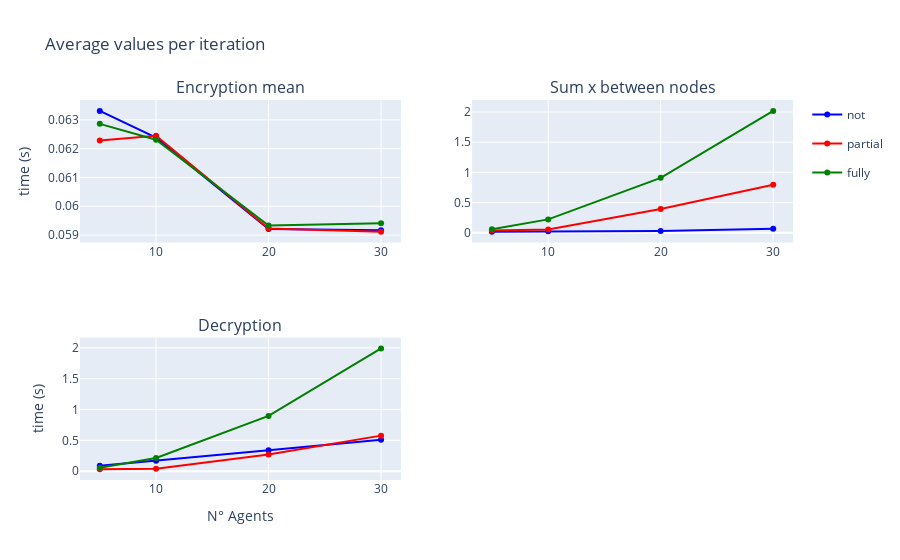

This figure's notebook cell:
### Markdown cell above
### Components - Average time per iteration

### Code cell
fig = make_subplots(rows=2, cols=2, subplot_titles=("Encryption mean", "Sum x between nodes", "Decryption"))
fig.add_trace(go.Scatter(x=to_plot_enc_mean.index, y=to_plot_enc_mean['not'], name='not', legendgroup='not', line=dict(color='blue')), row=1, col=1)
fig.add_trace(go.Scatter(x=to_plot_enc_mean.index, y=to_plot_enc_mean['partial'], name = 'partial', legendgroup='partial', line=dict(color='red')), row=1, col=1)
fig.add_trace(go.Scatter(x=to_plot_enc_mean.index, y=to_plot_enc_mean['fully'], name='fully', legendgroup='fully', line=dict(color='green')), row=1, col=1)

fig.add_trace(go.Scatter(x=to_plot_sum_mean.index, y=to_plot_sum_mean['not'], name='not', legendgroup='not', line=dict(color='blue'), showlegend=False), row=1, col=2)
fig.add_trace(go.Scatter(x=to_plot_sum_mean.index, y=to_plot_sum_mean['partial'], name='partial', legendgroup='partial', line=dict(color='red'), showlegend=False), row=1, col=2)
fig.add_trace(go.Scatter(x=to_plot_sum_mean.index, y=to_plot_sum_mean['fully'], name='fully', legendgroup='fully', line=dict(color='green'), showlegend=False), row=1, col=2)

fig.add_trace(go.Scatter(x=to_plot_dec.index, y=to_plot_dec['not'], name='not', legendgroup='not', line=dict(color='blue'), showlegend=False), row=2, col=1)
fig.add_trace(go.Scatter(x=to_plot_dec.index, y=to_plot_dec['partial'], name='partial', legendgroup='partial', line=dict(color='red'), showlegend=False), row=2, col=1)
fig.add_trace(go.Scatter(x=to_plot_dec.index, y=to_plot_dec['fully'], name='fully', legendgroup='fully', line=dict(color='green'), showlegend=False), row=2, col=1)

fig.update_yaxes(title_text="time (s)", row=1, col=1)
fig.update_yaxes(title_text="time (s)", row=2, col=1)
fig.update_xaxes(title_text="N° Agents", row=2, col=1)
fig.update_xaxes(title_text="N° Agents", row=2, col=2)

fig.update_layout(title='Average values per iteration')

fig.show()

### Figure 1 — Plotly figure (JSON) as saved in the notebook; plotly's stock layout.template omitted (floating-point values rounded to 4 significant figures)
{"data": [{"legendgroup": "not", "line": {"color": "blue"}, "name": "not", "type": "scatter", "x": [5, 10, 20, 30], "xaxis": "x", "y": [0.06331, 0.06238, 0.05921, 0.05917], "yaxis": "y"}, {"legendgroup": "partial", "line": {"color": "red"}, "name": "partial", "type": "scatter", "x": [5, 10, 20, 30], "xaxis": "x", "y": [0.06228, 0.06245, 0.05923, 0.05912], "yaxis": "y"}, {"legendgroup": "fully", "line": {"color": "green"}, "name": "fully", "type": "scatter", "x": [5, 10, 20, 30], "xaxis": "x", "y": [0.06286, 0.06231, 0.05933, 0.05941], "yaxis": "y"}, {"legendgroup": "not", "line": {"color": "blue"}, "name": "not", "showlegend": false, "type": "scatter", "x": [5, 10, 20, 30], "xaxis": "x2", "y": [0.01795, 0.02315, 0.0294, 0.06489], "yaxis": "y2"}, {"legendgroup": "partial", "line": {"color": "red"}, "name": "partial", "showlegend": false, "type": "scatter", "x": [5, 10, 20, 30], "xaxis": "x2", "y": [0.03689, 0.05376, 0.3933, 0.7931], "yaxis": "y2"}, {"legendgroup": "fully", "line": {"color": "green"}, "name": "fully", "showlegend": false, "type": "scatter", "x": [5, 10, 20, 30], "xaxis": "x2", "y": [0.05687, 0.2207, 0.9092, 2.019], "yaxis": "y2"}, {"legendgroup": "not", "line": {"color": "blue"}, "name": "not", "showlegend": false, "type": "scatter", "x": [5, 10, 20, 30], "xaxis": "x3", "y": [0.08776, 0.1692, 0.3399, 0.5077], "yaxis": "y3"}, {"legendgroup": "partial", "line": {"color": "red"}, "name": "partial", "showlegend": false, "type": "scatter", "x": [5, 10, 20, 30], "xaxis": "x3", "y": [0.03305, 0.04106, 0.2697, 0.5764], "yaxis": "y3"}, {"legendgroup": "fully", "line": {"color": "green"}, "name": "fully", "showlegend": false, "type": "scatter", "x": [5, 10, 20, 30], "xaxis": "x3", "y": [0.0549, 0.2131, 0.8966, 1.992], "yaxis": "y3"}], "layout": {"annotations": [{"font": {"size": 16}, "showarrow": false, "text": "Encryption mean", "x": 0.225, "xanchor": "center", "xref": "paper", "y": 1, "yanchor": "bottom", "yref": "paper"}, {"font": {"size": 16}, "showarrow": false, "text": "Sum x between nodes", "x": 0.775, "xanchor": "center", "xref": "paper", "y": 1, "yanchor": "bottom", "yref": "paper"}, {"font": {"size": 16}, "showarrow": false, "text": "Decryption", "x": 0.225, "xanchor": "center", "xref": "paper", "y": 0.375, "yanchor": "bottom", "yref": "paper"}], "title": {"text": "Average values per iteration"}, "xaxis": {"anchor": "y", "domain": [0, 0.45]}, "xaxis2": {"anchor": "y2", "domain": [0.55, 1]}, "xaxis3": {"anchor": "y3", "domain": [0, 0.45], "title": {"text": "N° Agents"}}, "xaxis4": {"anchor": "y4", "domain": [0.55, 1], "title": {"text": "N° Agents"}}, "yaxis": {"anchor": "x", "domain": [0.625, 1], "title": {"text": "time (s)"}}, "yaxis2": {"anchor": "x2", "domain": [0.625, 1]}, "yaxis3": {"anchor": "x3", "domain": [0, 0.375], "title": {"text": "time (s)"}}, "yaxis4": {"anchor": "x4", "domain": [0, 0.375]}}}
